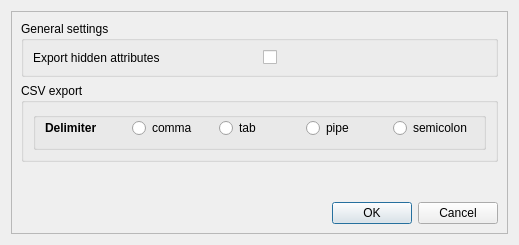
<?xml version="1.0" encoding="UTF-8"?>
<ui version="4.0">
 <class>quickexport_option_form</class>
 <widget class="QDialog" name="quickexport_option_form">
  <property name="geometry">
   <rect>
    <x>0</x>
    <y>0</y>
    <width>519</width>
    <height>245</height>
   </rect>
  </property>
  <property name="windowTitle">
   <string>QuickExport - Settings</string>
  </property>
  <layout class="QVBoxLayout" name="verticalLayout">
   <item>
    <widget class="QScrollArea" name="scrollArea">
     <property name="widgetResizable">
      <bool>true</bool>
     </property>
     <widget class="QWidget" name="scrollAreaWidgetContents">
      <property name="geometry">
       <rect>
        <x>0</x>
        <y>0</y>
        <width>499</width>
        <height>225</height>
       </rect>
      </property>
      <layout class="QVBoxLayout" name="verticalLayout_2">
       <item>
        <widget class="QGroupBox" name="groupBox_3">
         <property name="title">
          <string>General settings</string>
         </property>
         <layout class="QVBoxLayout" name="verticalLayout_5">
          <item>
           <layout class="QGridLayout" name="gridLayout_2">
            <item row="0" column="0">
             <widget class="QLabel" name="label_7">
              <property name="text">
               <string>Export hidden attributes</string>
              </property>
             </widget>
            </item>
            <item row="0" column="1">
             <widget class="QCheckBox" name="cbExportHiddenAttributes">
              <property name="text">
               <string/>
              </property>
             </widget>
            </item>
           </layout>
          </item>
         </layout>
        </widget>
       </item>
       <item>
        <widget class="QGroupBox" name="groupBox">
         <property name="title">
          <string>CSV export</string>
         </property>
         <layout class="QVBoxLayout" name="verticalLayout_3">
          <item>
           <widget class="QGroupBox" name="gbDelimiter">
            <property name="title">
             <string/>
            </property>
            <property name="alignment">
             <set>Qt::AlignLeading|Qt::AlignLeft|Qt::AlignTop</set>
            </property>
            <property name="flat">
             <bool>false</bool>
            </property>
            <property name="checkable">
             <bool>false</bool>
            </property>
            <layout class="QHBoxLayout" name="horizontalLayout">
             <property name="spacing">
              <number>6</number>
             </property>
             <property name="topMargin">
              <number>0</number>
             </property>
             <item>
              <widget class="QLabel" name="label">
               <property name="font">
                <font>
                 <weight>75</weight>
                 <bold>true</bold>
                </font>
               </property>
               <property name="text">
                <string>Delimiter</string>
               </property>
              </widget>
             </item>
             <item>
              <widget class="QRadioButton" name="rbDelimiterComma">
               <property name="text">
                <string>comma</string>
               </property>
              </widget>
             </item>
             <item>
              <widget class="QRadioButton" name="rbDelimiterTab">
               <property name="text">
                <string>tab</string>
               </property>
              </widget>
             </item>
             <item>
              <widget class="QRadioButton" name="rbDelimiterPipe">
               <property name="text">
                <string>pipe</string>
               </property>
              </widget>
             </item>
             <item>
              <widget class="QRadioButton" name="rbDelimiterSemicolon">
               <property name="text">
                <string>semicolon</string>
               </property>
              </widget>
             </item>
            </layout>
           </widget>
          </item>
         </layout>
        </widget>
       </item>
       <item>
        <spacer name="verticalSpacer">
         <property name="orientation">
          <enum>Qt::Vertical</enum>
         </property>
         <property name="sizeHint" stdset="0">
          <size>
           <width>20</width>
           <height>40</height>
          </size>
         </property>
        </spacer>
       </item>
       <item>
        <widget class="QDialogButtonBox" name="buttonBox">
         <property name="standardButtons">
          <set>QDialogButtonBox::Cancel|QDialogButtonBox::Ok</set>
         </property>
        </widget>
       </item>
      </layout>
     </widget>
    </widget>
   </item>
  </layout>
 </widget>
 <tabstops>
  <tabstop>scrollArea</tabstop>
  <tabstop>buttonBox</tabstop>
 </tabstops>
 <resources>
  <include location="../cadastre/forms/resource.qrc"/>
 </resources>
 <connections/>
</ui>
